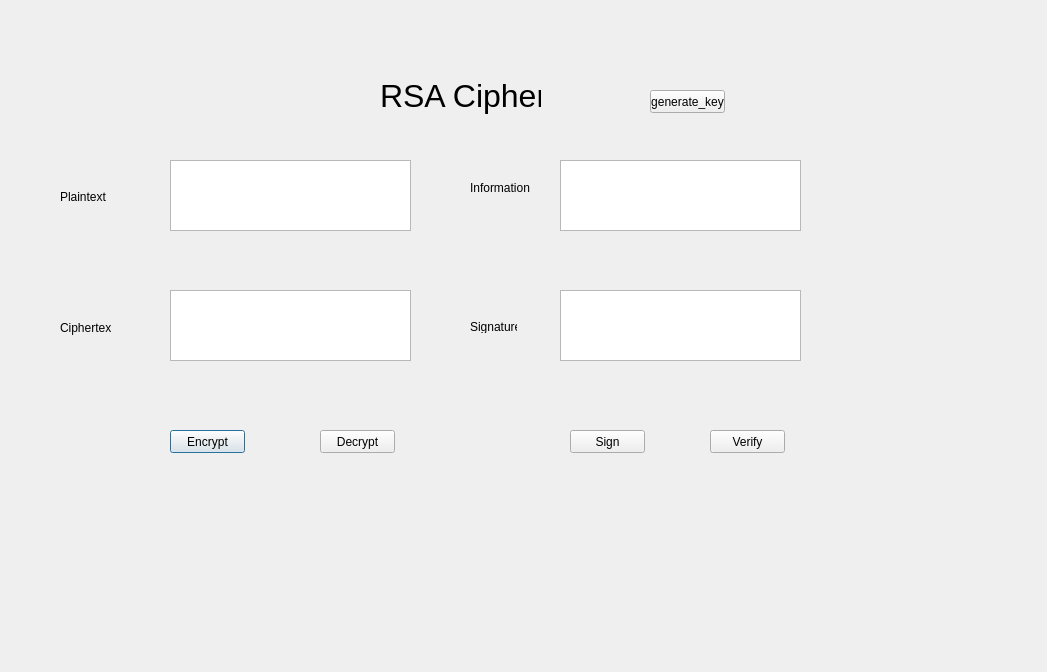
<?xml version="1.0" encoding="UTF-8"?>
<ui version="4.0">
 <class>Dialog</class>
 <widget class="QDialog" name="Dialog">
  <property name="geometry">
   <rect>
    <x>0</x>
    <y>0</y>
    <width>1047</width>
    <height>672</height>
   </rect>
  </property>
  <property name="windowTitle">
   <string>Dialog</string>
  </property>
  <widget class="QLabel" name="label">
   <property name="geometry">
    <rect>
     <x>380</x>
     <y>60</y>
     <width>161</width>
     <height>71</height>
    </rect>
   </property>
   <property name="font">
    <font>
     <pointsize>24</pointsize>
    </font>
   </property>
   <property name="text">
    <string>RSA Cipher</string>
   </property>
  </widget>
  <widget class="QTextEdit" name="text_Plaintext">
   <property name="geometry">
    <rect>
     <x>170</x>
     <y>160</y>
     <width>241</width>
     <height>71</height>
    </rect>
   </property>
  </widget>
  <widget class="QTextEdit" name="text_Information">
   <property name="geometry">
    <rect>
     <x>560</x>
     <y>160</y>
     <width>241</width>
     <height>71</height>
    </rect>
   </property>
  </widget>
  <widget class="QTextEdit" name="text_Cipher">
   <property name="geometry">
    <rect>
     <x>170</x>
     <y>290</y>
     <width>241</width>
     <height>71</height>
    </rect>
   </property>
  </widget>
  <widget class="QTextEdit" name="text_Signature">
   <property name="geometry">
    <rect>
     <x>560</x>
     <y>290</y>
     <width>241</width>
     <height>71</height>
    </rect>
   </property>
  </widget>
  <widget class="QLabel" name="label_2">
   <property name="geometry">
    <rect>
     <x>60</x>
     <y>190</y>
     <width>47</width>
     <height>13</height>
    </rect>
   </property>
   <property name="text">
    <string>Plaintext</string>
   </property>
  </widget>
  <widget class="QLabel" name="label_3">
   <property name="geometry">
    <rect>
     <x>60</x>
     <y>320</y>
     <width>51</width>
     <height>16</height>
    </rect>
   </property>
   <property name="text">
    <string>Ciphertext</string>
   </property>
  </widget>
  <widget class="QLabel" name="label_4">
   <property name="geometry">
    <rect>
     <x>630</x>
     <y>90</y>
     <width>91</width>
     <height>20</height>
    </rect>
   </property>
   <property name="text">
    <string/>
   </property>
  </widget>
  <widget class="QLabel" name="label_5">
   <property name="geometry">
    <rect>
     <x>200</x>
     <y>430</y>
     <width>47</width>
     <height>13</height>
    </rect>
   </property>
   <property name="text">
    <string/>
   </property>
  </widget>
  <widget class="QLabel" name="label_6">
   <property name="geometry">
    <rect>
     <x>330</x>
     <y>430</y>
     <width>47</width>
     <height>13</height>
    </rect>
   </property>
   <property name="text">
    <string/>
   </property>
  </widget>
  <widget class="QLabel" name="label_7">
   <property name="geometry">
    <rect>
     <x>580</x>
     <y>430</y>
     <width>47</width>
     <height>13</height>
    </rect>
   </property>
   <property name="text">
    <string/>
   </property>
  </widget>
  <widget class="QLabel" name="label_8">
   <property name="geometry">
    <rect>
     <x>740</x>
     <y>430</y>
     <width>47</width>
     <height>13</height>
    </rect>
   </property>
   <property name="text">
    <string/>
   </property>
  </widget>
  <widget class="QPushButton" name="btn_Encrypt">
   <property name="geometry">
    <rect>
     <x>170</x>
     <y>430</y>
     <width>75</width>
     <height>23</height>
    </rect>
   </property>
   <property name="text">
    <string>Encrypt</string>
   </property>
  </widget>
  <widget class="QPushButton" name="btn_Decrypt">
   <property name="geometry">
    <rect>
     <x>320</x>
     <y>430</y>
     <width>75</width>
     <height>23</height>
    </rect>
   </property>
   <property name="text">
    <string>Decrypt</string>
   </property>
  </widget>
  <widget class="QPushButton" name="btn_Sign">
   <property name="geometry">
    <rect>
     <x>570</x>
     <y>430</y>
     <width>75</width>
     <height>23</height>
    </rect>
   </property>
   <property name="text">
    <string>Sign</string>
   </property>
  </widget>
  <widget class="QPushButton" name="btn_verytify">
   <property name="geometry">
    <rect>
     <x>710</x>
     <y>430</y>
     <width>75</width>
     <height>23</height>
    </rect>
   </property>
   <property name="text">
    <string>Verify</string>
   </property>
  </widget>
  <widget class="QLabel" name="label_9">
   <property name="geometry">
    <rect>
     <x>470</x>
     <y>180</y>
     <width>61</width>
     <height>16</height>
    </rect>
   </property>
   <property name="text">
    <string>Information</string>
   </property>
  </widget>
  <widget class="QLabel" name="label_10">
   <property name="geometry">
    <rect>
     <x>470</x>
     <y>320</y>
     <width>47</width>
     <height>13</height>
    </rect>
   </property>
   <property name="text">
    <string>Signature</string>
   </property>
  </widget>
  <widget class="QPushButton" name="btn_generate_key">
   <property name="geometry">
    <rect>
     <x>650</x>
     <y>90</y>
     <width>75</width>
     <height>23</height>
    </rect>
   </property>
   <property name="text">
    <string>generate_key</string>
   </property>
  </widget>
 </widget>
 <resources/>
 <connections/>
</ui>
